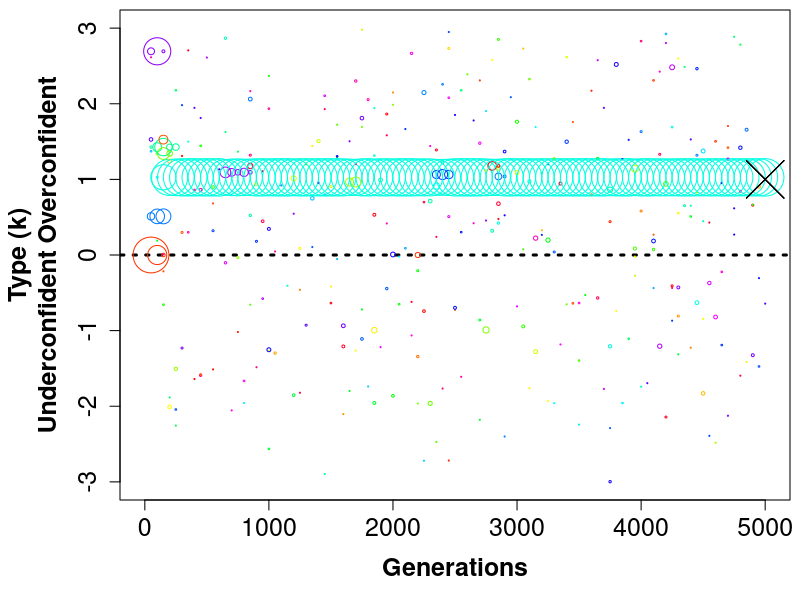

Source code (R):
#
# 0909.R,  2 Oct 13
#
# Example from:
# Empirical Software Engineering using R
# Derek M. Jones

# Code from:
# The Evolution of Overconfidence
# Dominic D. P. Johnson and James H. Fowler
#
## FUNCTION TO FIND SPECIFIC PAYOFFS WHEN EACH INDIVIDUAL
## PLAYS ONE OTHER INDIVIDUAL IN THE POPULATION
simkvec=function(k,error)
{
# randomly match each i with a j
pairs=matrix(sample(k),ncol=2) # generate random pairs
k_i=c(pairs[,1],pairs[,2]) # create vector of types for individual i
k_j=c(pairs[,2],pairs[,1]) # create vector of types for individual j
# errors and advantages
a=rnorm(n) # endowment advantage of i over j
if(error=="normal")
   {
   e_i=rnorm(n,0,e) # errors in i perception of j
   e_j=rnorm(n,0,e) # errors in j perception of i
} else {
   if(error=="binomial")
      {
      e_i=sample(c(e,-e),n,replace=T) # errors in i perception of j
      e_j=sample(c(e,-e),n,replace=T) # errors in j perception of i
   } else {
      return("need to specify binomial or normal error")
      }
   }

# probabilities of claiming and winning
i_claims = ( a + e_i + k_i) > 0 # determine if i makes a claim
j_claims = (-a + e_j + k_j) > 0 # determine if j makes a claim
i_wins = a > 0 # determine if i beats j
# payoffs
# r if i fights and j does not fight,
# r-c if j fights and i wins, and
# -c if j fights and i loses,
# 0 otherwise
payoffs_i = i_claims * ifelse(j_claims, i_wins*r - c, r)
# return payoffs
return(cbind(k_i, payoffs_i))
}

## FUNCTION TO APPROXIMATE E(PAYOFF) TO k_i AGAINST A SPECIFIC k_j
simkpair=function(k,error)
{
# advantage distribution
a = (-5*nn):(5*nn)/nn # advantage to i
pr_a = dnorm(a) # probability density for a
pr_a = pr_a / sum(pr_a) # normalize density to create probabilities
# probabilities of claiming and winning
if(error=="normal")
   {
   i_claims = pnorm( a + k[1], sd=e) # probability i makes a claim
   j_claims = pnorm(-a + k[2], sd=e) # probability j makes a claim
} else if(error=="binomial")
   {
   i_claims = 0.5*( a + k[1] + e > 0) + 0.5*( a + k[1] - e > 0) # probability i makes a claim
   j_claims = 0.5*(-a + k[2] + e > 0) + 0.5*(-a + k[2] - e > 0) # probability j makes a claim
} else
   {
   return("need to specify binomial or normal error")
   }
i_wins = a > 0 # determine if i beats j
i_ties = which(a == 0) # determine when i ties j
# payoffs
# r if i fights and j does not fight,
# r-c if j fights and i wins, and
# -c if j fights and i loses,
# 0 otherwise
payoffs_i = i_claims * (j_claims * (i_wins * r - c) + (1 - j_claims) * r)
# if i and j tie, there is a 0.5 chance i wins
payoffs_i[i_ties] = i_claims[i_ties] *
(j_claims[i_ties] * (0.5 * r - c) + (1 - j_claims[i_ties]) * r)
# return payoffs
return(sum(payoffs_i * pr_a ))
}


## FUNCTION TO GET PAYOFFS FOR AN INVADER AND 2 EXISTING TYPES IN A POPULATION
# get payoffs for an invader and 2 types in a population
simk3=function(x,y,error)
{
# if type 1 and 2 are the same, then do not calculate mixture
if(y[1] == y[2])
   {
   p_pop=simkpair(c(y[1],y[1]),error=error) # type 1 payoff vs. self
   mix=1 # arbitrarily assign type 1 to be the winning type
# otherwise, calculate mixture
} else {
   # calculate payoffs when each population type plays self and other
   p11=simkpair(c(y[1],y[1]),error=error) # type 1 payoff vs. type 1
   p12=simkpair(c(y[1],y[2]),error=error) # type 1 payoff vs. type 2
   p21=simkpair(c(y[2],y[1]),error=error) # type 2 payoff vs. type 1
   p22=simkpair(c(y[2],y[2]),error=error) # type 2 payoff vs. type 2
# calculate proportion of type 1 in equilibrium mixture
   if(p11>=p21&p12>=p22)
     {
     mix=1
   } else {
      if(p21>p11&p22>p12)
         {
         mix=0
      } else {
         mix=(p22-p12)/(p11-p12-p21+p22)
         }
      }
# payoff of population
   p_pop=mix*p11+(1-mix)*p12
   }

# payoff of each invader type vs. population
p_inv=rep(NA,length(x))
for(i in 1:length(x))
   {
   p_inv[i]= mix * simkpair(c(x[i],y[1]),error=error) +
   (1-mix) * simkpair(c(x[i],y[2]),error=error)
   }
# return mixture and invader and population payoffs
return(cbind(mix,p_inv,p_pop))
}

## FUNCTION USED BY BEST REPLY FUNCTION
simk3optimize = function(x,y,error=error) simk3(x,y,error=error)[2]

## FUNCTION TO IDENTIFY EQUILIBRIA BASED ON ITERATED BEST REPLY
bestreply=function(khats,error)
{
khatslist=paste(khats,collapse=" ") # initialize poulation list
continue=TRUE # initialize continuation variable
# start loop to search for best replies
while(continue)
   {
   print(khats)
# find maxima in various regions less than, greater than, and near 0
# we do this because the payoff curve is sometimes kinked for the binomial case
# at -2e, -e, 0, e, and 2e
   o1 = optimize(simk3optimize, c(-5,-3*e/2), y=khats, maximum = T, error=error)
   o2 = optimize(simk3optimize, c(-3*e/2,-e/2), y=khats, maximum = T, error=error)
   o3 = optimize(simk3optimize, c(-e/2,e/2), y=khats, maximum = T, error=error)
   o4 = optimize(simk3optimize, c(e/2,3*e/2), y=khats, maximum = T, error=error)
   o5 = optimize(simk3optimize, c(3*e/2,5), y=khats, maximum = T, error=error)
   objectives=c(o1$objective,o2$objective,o3$objective,o4$objective,o5$objective)
   maxima=c(o1$maximum,o2$maximum,o3$maximum,o4$maximum,o5$maximum)
# choose invader with highest maximum
   invader=maxima[which.max(objectives)]
# evaluate best invader vs. population
   s=simk3(invader,y=khats,error=error)
# if invader does better than population....
   if(s[2]>=s[3])
      {
# check current type against a mix of invader and other current type
      s1=simk3(khats[1],y=c(khats[2],invader),error=error)
      s2=simk3(khats[2],y=c(khats[1],invader),error=error)
# if invader dominates both populations, create whole pop from invaders
      if(s1[1]==0&s2[1]==0)
         {
         khats=c(invader,invader)
      } else {
# replace type that does worst against invader
         if(s1[2]>=s2[2]) khats=sort(c(khats[1],invader))
         if(s2[2]>s1[2]) khats=sort(c(khats[2],invader))
         }
      }
# add this population to the list (round to 3 digits)
   khatslist=c(khatslist,paste(round(khats,3),collapse=" "))
# if this population was already evaluated, stop searching
   if(khatslist[length(khatslist)]%in%khatslist[1:(length(khatslist)-1)]) continue=FALSE
   }
# print approximate solution
return(khats)
}

## STEP 1: SET PARAMETERS FOR SIMULATION
n=1000 # number of individuals in population
c=1 # cost of fighting
r=2 # reward to winning
e=1 # size of error perception
d=0.5 # approx. fraction of population that dies each time
g=5000 # number of generations
m=0.001 # mutation rate
gg=50 # how many generations to skip between plot points
error="binomial" # choose binomial or normal perception error
start="unbiased" # choose starting population
# initial distribution of possible k thresholds in population
# NOTE: IF THERE ARE TWO EQUILIBRIA, STARTING VALUES WILL DETERMINE
# WHICH ONE HAPPENS.
if(start=="unbiased")
   {
# start with unbiased population
   k=rep(0,n)
} else {
# otherwise start with extreme mixed population
   k=c(rep(-10,round(n/2)),rep(10,n-round(n/2)))
   }
# initialize plot
par(mai=c(1,1.2,0.1,0.1))
colors=rainbow(6001)[sample(6001)] # randomly assign color to each type
plot(c(-1000,g*2),c(0,0),xlim=c(0,g),ylim=c(-3,3),type="l",lty="dotted",
xlab="Generations",font.lab=2,cex.lab=1.5,cex.axis=1.5,lwd=3,
ylab="Type (k)\nUnderconfident Overconfident")
# loop through each generation
for(i in 1:g)
   {
# get payoffs
   kp=simkvec(k,error=error)
   k=kp[,1]
   p=kp[,2]
# plot payoffs compared to k, color fixed for each k
   if(i%%gg==0)
      {
      tab=table(k)
      points(rep(i,length(tab)),names(tab),pch=1,cex=5*sqrt(tab/n),
      col=colors[(as.numeric(names(tab))+3)*1000+1])
      }
# normalize payoffs to create probability of remaining in population
# proportional to payoff
   p=(p-min(p))/(max(p)-min(p))
   p=1-2*(1-p)*d
# decide which individuals to remove from population
   dead=which(p<runif(n,0,1))
# replace dead strategies with live strategies
   if(length(dead)>0) k[dead]=sample(k[-dead],length(dead),replace=T)
# create mutant types, sampling from whole space
   mutant=sample(n,round(n*m))
   k[mutant]=round(runif(1,-3,3),3)
   }
## STEP 2: ADD ITERATED BEST REPLY EQUILIBRIA
nn=1000 # number of samples of normal distribution (higher = slower, more accurate)
# search near unbiased populations
b1=bestreply(c(0,0),error=error)
# search again far from unbiased populations
b2=bestreply(c(-10,10),error=error)
# print approximate equilibria (note, sometimes they will be different,
# but if they are nearby they are probably technically the same one)
print(b1)
print(b2)
# add best reply equilibrium points to plot
points(c(g,g),b1,pch=4,cex=5,col="black")
points(c(g,g),b2,pch=4,cex=5,col="black")


